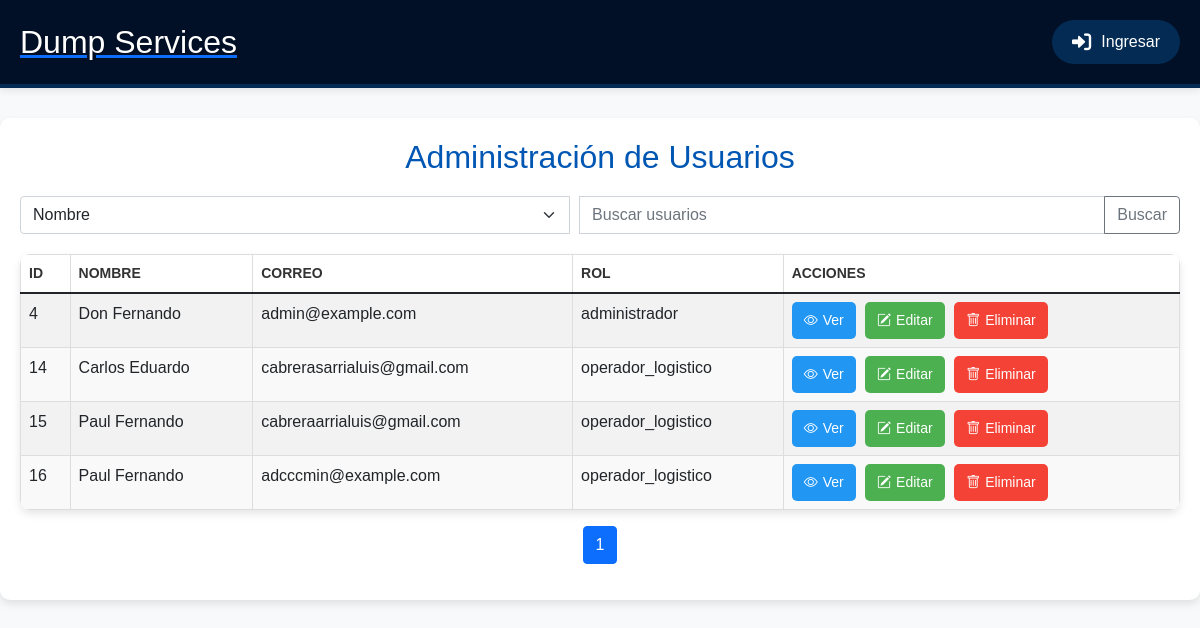
/admin_usuarios.php, run on the app's committed database.
### tables this page shows
CREATE TABLE `usuarios` (
  `id` int(11) NOT NULL,
  `nombre` varchar(50) NOT NULL,
  `apellidos` varchar(50) NOT NULL,
  `fecha_nacimiento` date NOT NULL,
  `tipo_documento` enum('cc','ce') NOT NULL,
  `numero_documento` varchar(20) NOT NULL,
  `correo` varchar(100) NOT NULL,
  `rol` enum('administrador','operador_logistico','solicitante_transporte') NOT NULL,
  `contrasena` varchar(255) NOT NULL,
  `telefono` varchar(20) DEFAULT NULL,
  `avatar` varchar(255) DEFAULT NULL
);

### admin_usuarios.php (the view, shortened to what this page needs)
<?php
include 'conexion.php';
include 'header.php';
$searchTerm = '';
$filterBy = 'nombre';
$page = 1;
$resultsPerPage = 10;
$offset = ($page - 1) * $resultsPerPage;
$sql = "SELECT id, nombre, correo, rol FROM usuarios WHERE $filterBy LIKE '%$searchTerm%' LIMIT $resultsPerPage OFFSET $offset";
$result = $conn->query($sql);
$sql_total = "SELECT COUNT(*) as total FROM usuarios WHERE $filterBy LIKE '%$searchTerm%'";
$totalResult = $conn->query($sql_total);
$totalRows = $totalResult->fetch_assoc()['total'];
$totalPages = ceil($totalRows / $resultsPerPage);
?>
<!DOCTYPE html>
<html lang="es">
<head>
    <link href="https://cdn.jsdelivr.net/npm/bootstrap@5.1.3/dist/css/bootstrap.min.css" rel="stylesheet">
    <link href="https://cdn.jsdelivr.net/npm/bootstrap-icons/font/bootstrap-icons.css" rel="stylesheet">
</head>
<body>
    <div class="container">
        <h2>Administración de Usuarios</h2>
        <form method="GET" action="admin_usuarios.php">
            <div class="input-group">
                <select name="filter" class="form-select" aria-label="Filtro">
                    <option value="nombre" <?php if ($filterBy == 'nombre') echo 'selected'; ?>>Nombre</option>
                </select>
                <input type="text" name="search" class="form-control" placeholder="Buscar usuarios" value="<?php echo $searchTerm; ?>">
                <button class="btn btn-outline-secondary" type="submit">Buscar</button>
            </div>
        </form>
        <div id="results">
            <?php if ($result->num_rows > 0): ?>
                <table class="table table-striped">
                    <thead>
                        <tr>
                            <th>ID</th>
                            <th>Nombre</th>
                            <th>Correo</th>
                            <th>Rol</th>
                            <th>Acciones</th>
                        </tr>
                    </thead>
                    <tbody>
                        <?php while ($row = $result->fetch_assoc()): ?>
                            <tr>
                                <td><?php echo $row['id']; ?></td>
                                <td><?php echo $row['nombre']; ?></td>
                                <td><?php echo isset($row['correo']) ? $row['correo'] : 'No definido'; ?></td>
                                <td><?php echo $row['rol']; ?></td>
                                <td>
                                    <a href="#" class="view-btn" data-bs-toggle="modal" data-bs-target="#viewUserModal" data-id="<?php echo $row['id']; ?>" data-nombre="<?php echo $row['nombre']; ?>" data-correo="<?php echo $row['correo']; ?>" data-rol="<?php echo $row['rol']; ?>"><i class="icon bi bi-eye"></i>Ver</a>
                                    <a href="edit_usuario.php?id=<?php echo $row['id']; ?>" class="edit-btn"><i class="icon bi bi-pencil-square"></i>Editar</a>
                                    <a href="admin_usuarios.php?delete=<?php echo $row['id']; ?>" class="delete-btn" onclick="return confirm('¿Estás seguro de que deseas eliminar este usuario?');"><i class="icon bi bi-trash"></i>Eliminar</a>
                                </td>
                            </tr>
                        <?php endwhile; ?>
                    </tbody>
                </table>
                <nav>
                    <ul class="pagination justify-content-center">
                        <?php for ($i = 1; $i <= $totalPages; $i++): ?>
                            <li class="page-item <?php if ($i == $page) echo 'active'; ?>">
                                <a class="page-link" href="admin_usuarios.php?page=<?php echo $i; ?>&search=<?php echo $searchTerm; ?>&filter=<?php echo $filterBy; ?>"><?php echo $i; ?></a>
                            </li>
                        <?php endfor; ?>
                    </ul>
                </nav>
            <?php else: ?>
                <p class="no-data">No se encontraron usuarios.</p>
            <?php endif; ?>
        </div>
    </div>
</body>
</html>

### header.php (style rules this page uses)
:root { --primary-color: #032b53; --secondary-color: #064575; --background-color: #f2f2f2; --header-background: #021027; --header-shadow: rgba(0, 0, 0, 0.1); --header-border: #032b53; --text-color: #333; --button-border-radius: 50px; --transition-speed: 0.3s; }
* { margin: 0; padding: 0; box-sizing: border-box; }
body { font-family: 'Segoe UI', Tahoma, Geneva, Verdana, sans-serif; background-color: var(--background-color); color: var(--text-color); }
a { text-decoration: none; }

### admin_usuarios.php (style rules this page uses)
body { font-family: Arial, sans-serif; background-color: #f8f9fa; color: #333; margin: 0; padding: 0; }
.container { max-width: 1200px; margin: 30px auto; padding: 20px; background-color: #ffffff; border-radius: 10px; box-shadow: 0 4px 8px rgba(0, 0, 0, 0.1); }
h2 { text-align: center; color: #0056b3; margin-bottom: 20px; }
table { width: 100%; border-collapse: collapse; margin-bottom: 20px; box-shadow: 0 4px 8px rgba(0, 0, 0, 0.1); background-color: #fff; border-radius: 10px; overflow: hidden; }
th, td { border: 1px solid #ddd; padding: 12px; text-align: left; }
th { background-color: #f2f2f2; color: #333; font-weight: bold; text-transform: uppercase; font-size: 14px; }
tr:nth-child(even) { background-color: #f9f9f9; }
.edit-btn, .delete-btn, .view-btn { text-decoration: none; padding: 8px 12px; border-radius: 5px; font-size: 14px; margin-right: 5px; transition: background-color 0.3s; display: inline-block; text-align: center; }
.edit-btn { background-color: #4CAF50; color: white; }
.delete-btn { background-color: #f44336; color: white; }
.view-btn { background-color: #2196F3; color: white; }
.input-group { margin-bottom: 20px; }
.form-select { margin-right: 10px; }
.icon { margin-right: 5px; }

### data on the page
usuarios: id "4", nombre "Don Fernando", correo "admin@example.com", rol "administrador"
usuarios: id "14", nombre "Carlos Eduardo", correo "cabrerasarrialuis@gmail.com", rol "operador_logistico"
usuarios: id "15", nombre "Paul Fernando", correo "cabreraarrialuis@gmail.com", rol "operador_logistico"
usuarios: id "16", nombre "Paul Fernando", correo "adcccmin@example.com", rol "operador_logistico"
